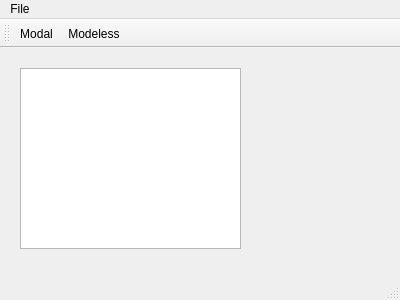
<?xml version="1.0" encoding="UTF-8"?>
<ui version="4.0">
 <class>MainWindow</class>
 <widget class="QMainWindow" name="MainWindow">
  <property name="geometry">
   <rect>
    <x>0</x>
    <y>0</y>
    <width>400</width>
    <height>300</height>
   </rect>
  </property>
  <property name="windowTitle">
   <string>MainWindow</string>
  </property>
  <widget class="QWidget" name="centralWidget">
   <widget class="QPlainTextEdit" name="plainTextEdit">
    <property name="geometry">
     <rect>
      <x>20</x>
      <y>20</y>
      <width>221</width>
      <height>181</height>
     </rect>
    </property>
   </widget>
  </widget>
  <widget class="QMenuBar" name="menuBar">
   <property name="geometry">
    <rect>
     <x>0</x>
     <y>0</y>
     <width>400</width>
     <height>21</height>
    </rect>
   </property>
   <widget class="QMenu" name="menuFile">
    <property name="title">
     <string>File</string>
    </property>
    <addaction name="actionModal"/>
    <addaction name="actionModeless"/>
   </widget>
   <addaction name="menuFile"/>
  </widget>
  <widget class="QToolBar" name="mainToolBar">
   <attribute name="toolBarArea">
    <enum>TopToolBarArea</enum>
   </attribute>
   <attribute name="toolBarBreak">
    <bool>false</bool>
   </attribute>
   <addaction name="actionModal"/>
   <addaction name="actionModeless"/>
  </widget>
  <widget class="QStatusBar" name="statusBar"/>
  <action name="actionModal">
   <property name="text">
    <string>Modal</string>
   </property>
  </action>
  <action name="actionModeless">
   <property name="text">
    <string>Modeless</string>
   </property>
  </action>
 </widget>
 <layoutdefault spacing="6" margin="11"/>
 <resources/>
 <connections/>
</ui>
